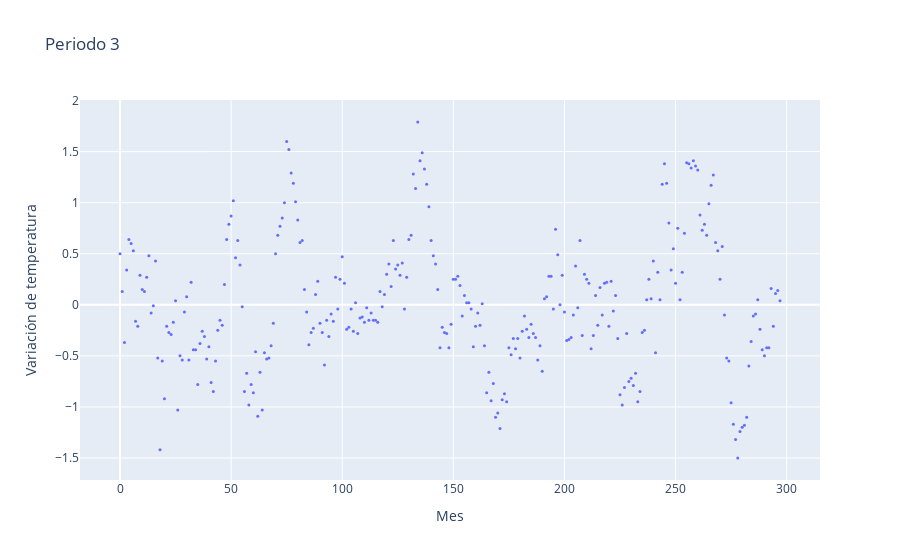

Write notebook code for a chart like this one.
### Markdown cell above
### Periodo 3

### Code cell
# Crea la figura
fig = go.Figure()

# Añade el gráfico de dispersión
fig.add_trace(go.Scatter(
    x=[int(i) for i in range(temperatura_periodo3.shape[0])], 
    y=temperatura_periodo3, 
    mode='markers', 
    marker=dict(size=3),
    name='Variación de temperatura'
))

# Configura el diseño de la figura
fig.update_layout(
    title='Periodo 3',
    xaxis=dict(title='Mes'),
    yaxis=dict(title='Variación de temperatura')
)

# Muestra la figura
fig.show()

### Figure 1 — Plotly figure (JSON) as saved in the notebook; plotly's stock layout.template omitted (floating-point values rounded to 4 significant figures; data arrays with more than 128 entries replaced by an {"elided": "..."} marker saying what was removed)
{"data": [{"marker": {"size": 3}, "mode": "markers", "name": "Variación de temperatura", "type": "scatter", "x": {"elided": "298 int values"}, "y": {"elided": "298 float values"}}], "layout": {"title": {"text": "Periodo 3"}, "xaxis": {"title": {"text": "Mes"}}, "yaxis": {"title": {"text": "Variación de temperatura"}}}}
